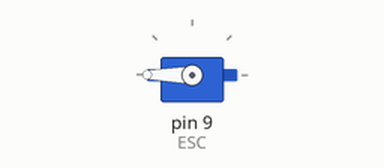
This sketch was run on a simulated Arduino Uno, built with avr-gcc and run on an emulated ATmega328P. Parts: servo.

Above: at 0.1 s.
At 4.1 s:
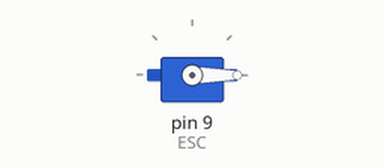
At 8.1 s:
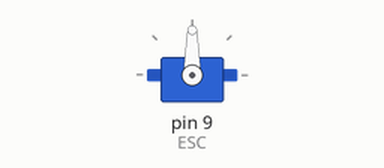
At 14.1 s:
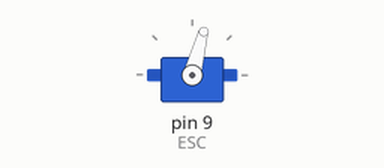
Timing chart, 0 to 15.6 s (numbered marks = the images above):
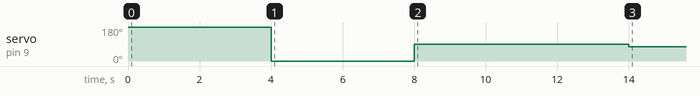

The sketch:

spool.ino
```cpp
#define reedPin 1

#include <Servo.h>

Servo ESC;

void setup() {
  // put your setup code here, to run once:
  pinMode(reedPin, INPUT);
  ESC.attach(9);
  ESC.write(180);
  delay(4000);
  ESC.write(0);
  delay(4000);
  ESC.write(90);
  delay(6000);
}

void loop() {
  // put your main code here, to run repeatedly:

  ESC.write(75);
}
```

Measured:
- by itself, servo on pin 9 (ESC): 180° → 0° at 4.0 s, → 90° 4.0 s later, → 75° 6.0 s later
